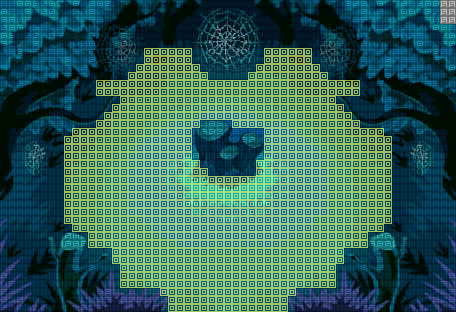

Rendered tile map (Tiled .tmx) drawn with the repository's tilesets; below, a short description and the map source with its tile grids summarised:
An orthogonal 57x39 tile map with 8x8 px tiles, 2 tile layers (Calque de Tile 1, Calque 2), 3 tilesets.

<map version="1.0" tiledversion="1.0.2" orientation="orthogonal" renderorder="left-up" width="57" height="39" tilewidth="8" tileheight="8" nextobjectid="1">
 <tileset firstgid="1" source="secretiveforest.tsx" />
 <tileset firstgid="2224" source="terrain.tsx" />
 <tileset firstgid="2226" source="terrain.tsx" />
 <layer name="Calque de Tile 1" width="57" height="39" opacity="0.75">
  <data>[2223 cells, 2223 non-empty, 2223 distinct tile ids]</data>
 </layer>
 <layer name="Calque 2" width="57" height="39">
  <data>[2223 cells, 2223 non-empty, 2 distinct tile ids]</data>
 </layer>
</map>
